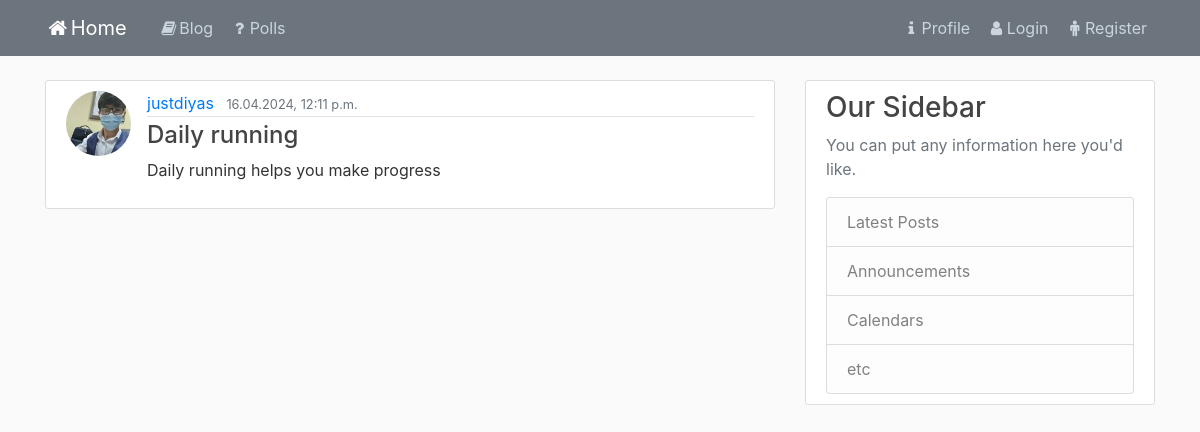
Before: /home/blog/post/1/ with the older database file.
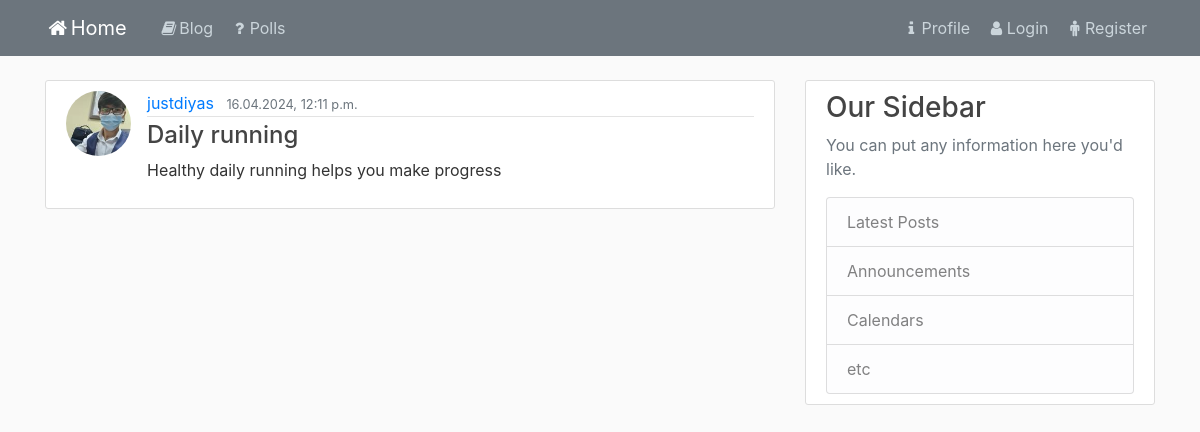
After: the same page with the newer database file.
### blog/models.py (models this page shows, shortened)
class Post(models.Model):
    title = models.CharField(max_length=100)
    author = models.ForeignKey(User, on_delete=models.CASCADE)
    content = models.TextField()
    publication_date = models.DateTimeField(default=timezone.now)

### user/models.py (models this page shows, shortened)
class Profile(models.Model):
    user = models.OneToOneField(User, on_delete=models.CASCADE)
    image = models.ImageField(default='default.jpg', upload_to='profile_pics')

### blog/views.py (the view)
# urls.py: path('blog/post/<int:pk>/', views.PostDetailView.as_view(), name='post-detail'),
class PostDetailView(generic.DetailView):
    model = Post

### blog/templates/blog/post_detail.html (shortened to what this page needs)
{% extends 'blog/base_blog.html' %}
{% block content %}
    <article class="media content-section">
        <img class="rounded-circle article-img" src="{{ post.author.profile.image.url }}">
        <div class="media-body">
            <div class="article-metadata">
                {% if object.author == user %}
                    <a class="mr-2" href="{% url 'user:user-profile' %}">{{ object.author }}</a>
                {% else %}
                    <a class="mr-2" href="#">{{ object.author }}</a>
                {% endif %}
                <small class="text-muted">{{ object.publication_date|date:'d.m.Y, h:i a' }}</small>
            </div>
            <h4 class="article-title">{{ post.title }}</h4>
            <p class="article-content"> {{ post.content }}</p>
        </div>
    </article>
{% endblock content %}

Changed rows visible on the page:
changed Post "Daily running": content "Daily running helps you make progress" → "Healthy daily running helps you make progress"
